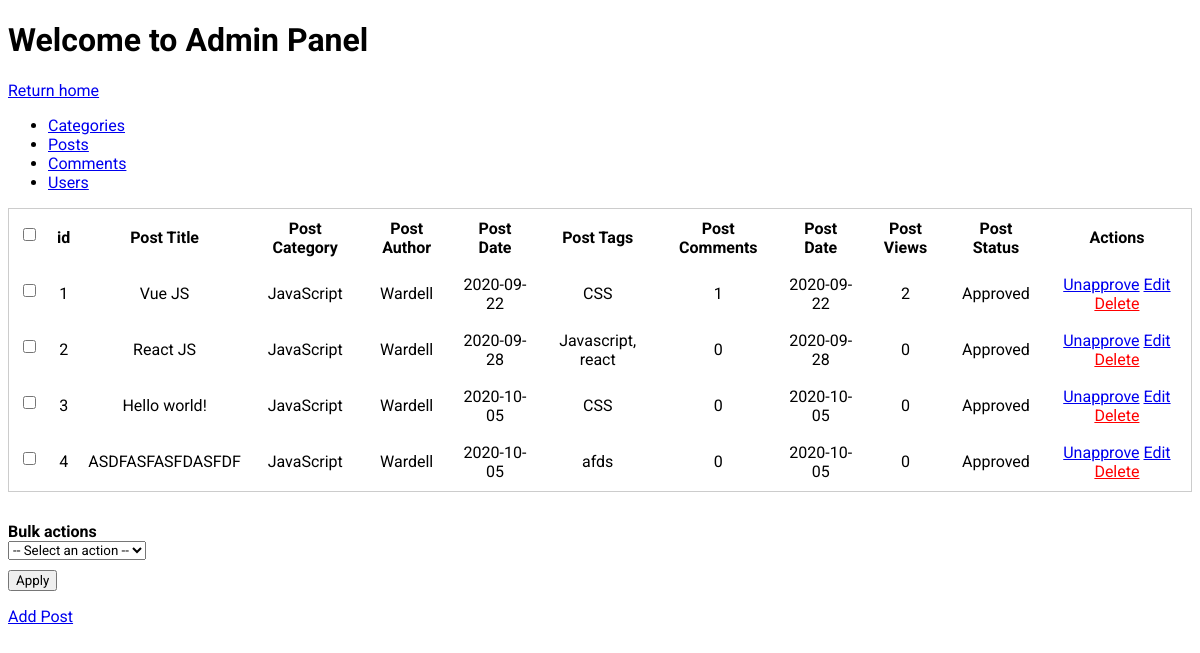
/admin.php?admin_page=posts (signed in), run on the app's committed database.
### tables this page shows
CREATE TABLE `posts` (
  `id` int(3) NOT NULL,
  `post_author_id` int(3) NOT NULL,
  `post_category_id` int(3) NOT NULL,
  `post_title` varchar(255) NOT NULL,
  `post_content` text NOT NULL,
  `post_image` text NOT NULL,
  `post_date` date NOT NULL,
  `post_tags` varchar(255) NOT NULL,
  `post_comments_count` int(255) NOT NULL DEFAULT 0,
  `post_status` tinyint(4) NOT NULL DEFAULT 0,
  `post_views` int(255) NOT NULL DEFAULT 0
);

CREATE TABLE `categories` (
  `id` int(3) NOT NULL,
  `category_name` varchar(255) NOT NULL
);

CREATE TABLE `users` (
  `id` int(3) NOT NULL,
  `user_name` varchar(255) NOT NULL,
  `user_email` varchar(255) NOT NULL,
  `user_password` varchar(255) NOT NULL,
  `user_isadmin` tinyint(1) NOT NULL DEFAULT 0
);

### includes/classloader.inc.php (called while the page is built, shortened)
<?php
function classLoader($className)
{
    $url = $_SERVER['HTTP_HOST'] . $_SERVER['REQUEST_URI'];
    $extension = ".class.php";
    if (strpos($url, "includes") !== false) {
        $path = "../classes/";
    } else {
        $path = "classes/";
    }
}

### classes/database.class.php (called while the page is built)
<?php
class Database
{
    private $host = "localhost";
    private $db_name = "cms";
    private $user = "root";
    private $password = "";
    protected function connect_db()
    {
        try {
            $dsn = "mysql:host=" . $this->host . ";dbname=" . $this->db_name;
            $connection = new PDO($dsn, $this->user, $this->password);
            $connection->setAttribute(PDO::ATTR_DEFAULT_FETCH_MODE, PDO::FETCH_ASSOC);
            $connection->setAttribute(PDO::ATTR_ERRMODE, PDO::ERRMODE_EXCEPTION);
            return $connection;
        } catch (PDOException $error) {
            echo "Connection failed" . $error->getMessage();
        }
    }
}

### classes/postmodel.class.php (called while the page is built, shortened)
<?php
class PostModel extends Database
{
    protected function fetchAllPosts()
    {
        $sql = "SELECT posts.*, categories.category_name, users.user_name FROM posts, users, categories WHERE posts.post_author_id = users.id AND posts.post_category_id = categories.id";
        $query = $this->connect_db()->query($sql);
        $row = $query->fetchAll();
        return $row;
    }
}

### classes/postview.class.php (called while the page is built, shortened)
<?php
class PostView extends PostModel
{
    public function displayAllPosts()
    {
        return $this->fetchAllPosts();
    }
}

### includes/admin/posts.inc.php (the view, shortened to what this page needs)
<form action="<?php echo $_SERVER['REQUEST_URI']; ?>" method="post">
    <table>
        <thead>
            <tr>
                <th><input type="checkbox" class="select_all"></th>
                <th>id</th>
                <th>Post Title</th>
                <th>Post Category</th>
                <th>Post Author</th>
                <th>Post Date</th>
                <th>Post Tags</th>
                <th>Post Comments</th>
                <th>Post Date</th>
                <th>Post Views</th>
                <th>Post Status</th>
                <th>Actions</th>
            </tr>
        </thead>
        <tbody>
            <?php foreach ($postView->displayAllPosts() as $post) : ?>
                <tr>
                    <td><input type="checkbox" name="post_id[]" class="select_this" value="<?php echo $post['id']; ?>"></td>
                    <td><?php echo $post['id']; ?></td>
                    <td><?php echo $post['post_title']; ?></td>
                    <td>
                        <?php echo $post['category_name']; ?>
                    </td>
                    <td><?php echo $post['user_name']; ?></td>
                    <td><?php echo $post['post_date']; ?></td>
                    <td><?php echo $post['post_tags']; ?></td>
                    <td><?php echo $post['post_comments_count']; ?></td>
                    <td><?php echo $post['post_date']; ?></td>
                    <td><?php echo $post['post_views']; ?></td>
                    <td><?php echo ($post['post_status'] == 1) ? "Approved" : "Pending"; ?></td>
                    <td>
                        <?php
                        if ($post['post_status'] == 1) :
                        ?>
                            <a href="<?php echo $uri_post . "&action=approve&status=0&post_id=" . $post['id']; ?>">Unapprove</a>
                        <?php
                        else :
                        ?>
                            <a href="<?php echo $uri_post . "&action=approve&status=1&post_id=" . $post['id']; ?>">Approve</a>
                        <?php
                        endif;
                        ?>
                        <a href="<?php echo $uri_post . "&action=edit&post_id=" . $post['id']; ?>">Edit</a>
                        <a class="red" onclick="javascript: return confirm('are you sure?');" href="<?php echo $uri_post . "&action=delete&post_id=" . $post['id']; ?>">Delete</a>
                    </td>
                </tr>
            <?php endforeach; ?>
        </tbody>
    </table>
    <label for="bulk_action_post"><b>Bulk actions</b></label>
    <select name="bulk_action_post" id="bulk_action_post">
        <option value="">-- Select an action --</option>
    </select>
    <input type="submit" value="Apply" name="bulk_action_submit">
</form>
<p><a href="<?php echo $uri_post . "&action=add" ?>">Add Post</a></p>

### css/main.css (style rules this page uses)
* { font-family: "Roboto", sans-serif; }
input, textarea, select { display: block; margin-bottom: 10px; }
table { border: 1px solid #ccc; margin-bottom: 30px; }
th, td { padding: 8px; text-align: center; }
.red { color: red; }

### data on the page
posts: id "1", post_title "Vue JS", post_category.category_name "JavaScript", post_author.user_name "Wardell", post_date "2020-09-22", post_tags "CSS", post_comments_count "1", post_views "2", post_status "Approved"
posts: id "2", post_title "React JS", post_category.category_name "JavaScript", post_author.user_name "Wardell", post_date "2020-09-28", post_tags "Javascript, react", post_comments_count "0", post_views "0", post_status "Approved"
posts: id "3", post_title "Hello world!", post_category.category_name "JavaScript", post_author.user_name "Wardell", post_date "2020-10-05", post_tags "CSS", post_comments_count "0", post_views "0", post_status "Approved"
posts: id "4", post_title "ASDFASFASFDASFDF", post_category.category_name "JavaScript", post_author.user_name "Wardell", post_date "2020-10-05", post_tags "afds", post_comments_count "0", post_views "0", post_status "Approved"
